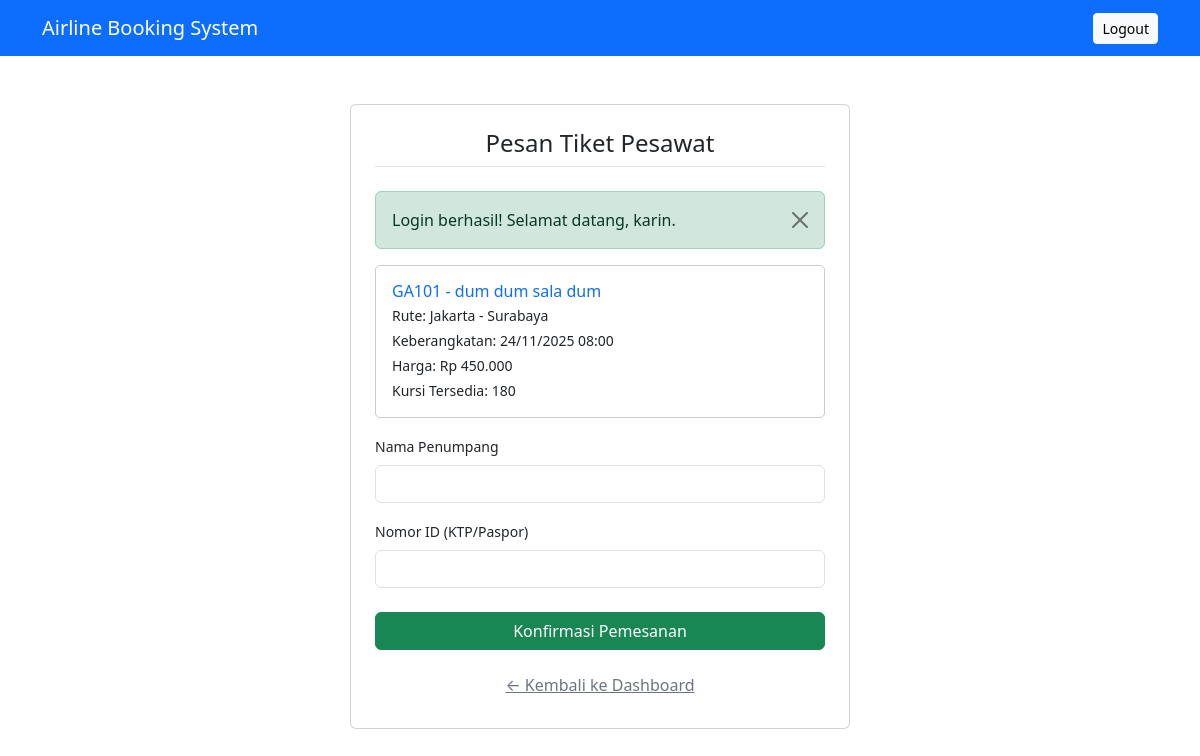
Page /user/booking.php?flight_id=3 (signed in) on the committed database.
### tables this page shows
CREATE TABLE `flights` (
  `id` int(11) NOT NULL,
  `flight_no` varchar(20) NOT NULL,
  `airline_name` varchar(50) NOT NULL,
  `departure_city` varchar(50) NOT NULL,
  `destination_city` varchar(50) NOT NULL,
  `departure_time` datetime NOT NULL,
  `arrival_time` datetime DEFAULT NULL,
  `total_seats` int(11) NOT NULL,
  `seats_booked` int(11) DEFAULT 0,
  `price` int(11) NOT NULL
);

### user/booking.php (the view, shortened to what this page needs)
<?php
include('../config.php');
$flight_id = isset($_GET['flight_id']) ? intval($_GET['flight_id']) : 0;
$flight_query = "SELECT * FROM flights WHERE id = $flight_id";
$flight_result = mysqli_query($conn, $flight_query);
$flight = mysqli_fetch_assoc($flight_result);
$seats_available = $flight['total_seats'] - $flight['seats_booked'];
?>
<!DOCTYPE html>
<html lang="id">
<head>
    <link href="https://cdn.jsdelivr.net/npm/bootstrap@5.3.3/dist/css/bootstrap.min.css" rel="stylesheet">
</head>
<body>
    <nav class="navbar navbar-expand-lg navbar-dark bg-primary">
        <div class="container-fluid container">
            <a class="navbar-brand" href="../dashboard.php">Airline Booking System</a>
            <a href="../logout.php" class="btn btn-light btn-sm">Logout</a>
        </div>
    </nav>
    <div class="container my-5">
        <div class="card p-4 mx-auto" style="max-width: 500px;">
            <h4 class="card-title text-center mb-4 border-bottom pb-2">Pesan Tiket Pesawat</h4>
            <div class="p-3 mb-3" style="border: 1px solid #ccc; border-radius: 5px;">
                <h6 class="mb-1 text-primary"><?php echo $flight['flight_no'] . ' - ' . $flight['airline_name']; ?></h6>
                <p class="mb-1 small">Rute:  <?php echo $flight['departure_city'] . ' - ' . $flight['destination_city']; ?> </p>
                <p class="mb-1 small">Keberangkatan: <?php echo format_datetime($flight['departure_time']); ?></p>
                <p class="mb-1 small">Harga:  <?php echo format_price($flight['price']); ?> </p>
                <p class="mb-0 small">Kursi Tersedia:  <?php echo $seats_available; ?> </p>
            </div>
            <?php if ($seats_available > 0): ?>
                <form method="POST">
                    <div class="mb-3">
                        <label for="passenger_name" class="form-label small">Nama Penumpang</label>
                        <input type="text" class="form-control" id="passenger_name" name="passenger_name" required>
                    </div>
                    <div class="mb-4">
                        <label for="identity_number" class="form-label small">Nomor ID (KTP/Paspor)</label>
                        <input type="text" class="form-control" id="identity_number" name="identity_number" required>
                    </div>
                    <button type="submit" class="btn btn-success w-100">Konfirmasi Pemesanan</button>
                </form>
            <?php else: ?>
                <div class="alert alert-danger">Maaf, penerbangan ini sudah penuh.</div>
            <?php endif; ?>
            <a href="../dashboard.php" class="btn btn-link mt-3 text-secondary">← Kembali ke Dashboard</a>
        </div>
    </div>
</body>
</html>

### rows in the picture
flights: flight_no "GA101", airline_name "dum dum sala dum", departure_city "Jakarta", destination_city "Surabaya", departure_time "24/11/2025 08:00", price "Rp 450.000", total_seats "180"

### other values in the picture
$_SESSION['message'] "Login berhasil! Selamat datang, karin."
